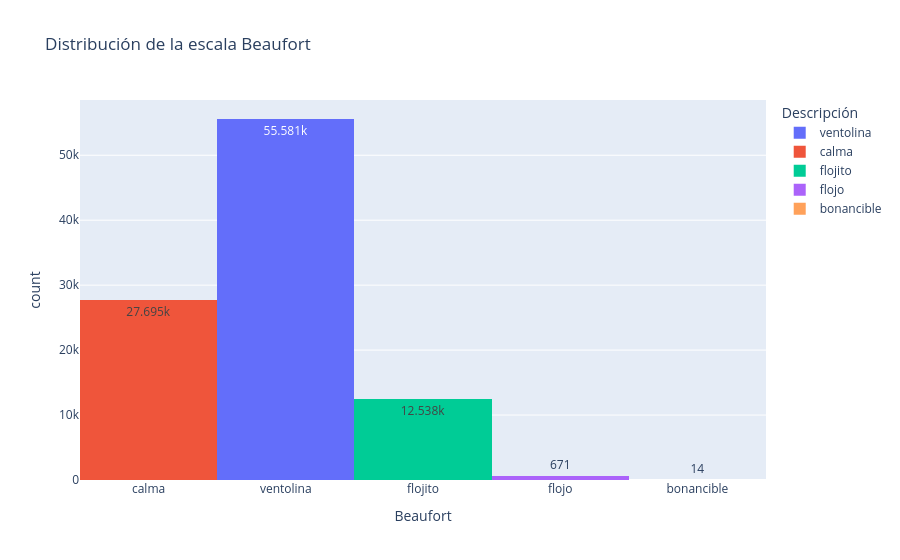

Notebook code for this chart:
### Markdown cell above
--> La Escala Beaufort se utiliza principalmente para medir la intensidad del viento (normalmente en mar, pero lo aplicaremos también en secano)

### Code cell
beaufort_labels = {0: 'calma', 1: 'ventolina', 2: 'flojito', 3: 'flojo', 4: 'bonancible'}
df['beaufort_label'] = df['beaufort'].map(beaufort_labels).fillna(df['beaufort'].astype(str))
fig = px.histogram(
    df,
    x='beaufort',
    color='beaufort_label',
    title='Distribución de la escala Beaufort',
    labels={'beaufort': 'Beaufort', 'beaufort_label': 'Descripción'},
    category_orders={'beaufort': [0, 1, 2, 3, 4]},
    text_auto=True
)
fig.update_xaxes(tickmode='array', tickvals=list(beaufort_labels.keys()), ticktext=list(beaufort_labels.values()))
fig.show()

### Figure 1 — Plotly figure (JSON) as saved in the notebook; plotly's stock layout.template omitted (floating-point values rounded to 4 significant figures; data arrays with more than 128 entries replaced by an {"elided": "..."} marker saying what was removed)
{"data": [{"bingroup": "x", "hovertemplate": "Descripción=ventolina<br>Beaufort=%{x}<br>count=%{y}<extra></extra>", "legendgroup": "ventolina", "marker": {"color": "#636efa", "pattern": {"shape": ""}}, "name": "ventolina", "orientation": "v", "showlegend": true, "texttemplate": "%{value}", "type": "histogram", "x": {"elided": "55581 int values"}, "xaxis": "x", "yaxis": "y"}, {"bingroup": "x", "hovertemplate": "Descripción=calma<br>Beaufort=%{x}<br>count=%{y}<extra></extra>", "legendgroup": "calma", "marker": {"color": "#EF553B", "pattern": {"shape": ""}}, "name": "calma", "orientation": "v", "showlegend": true, "texttemplate": "%{value}", "type": "histogram", "x": {"elided": "27695 int values"}, "xaxis": "x", "yaxis": "y"}, {"bingroup": "x", "hovertemplate": "Descripción=flojito<br>Beaufort=%{x}<br>count=%{y}<extra></extra>", "legendgroup": "flojito", "marker": {"color": "#00cc96", "pattern": {"shape": ""}}, "name": "flojito", "orientation": "v", "showlegend": true, "texttemplate": "%{value}", "type": "histogram", "x": {"elided": "12538 int values"}, "xaxis": "x", "yaxis": "y"}, {"bingroup": "x", "hovertemplate": "Descripción=flojo<br>Beaufort=%{x}<br>count=%{y}<extra></extra>", "legendgroup": "flojo", "marker": {"color": "#ab63fa", "pattern": {"shape": ""}}, "name": "flojo", "orientation": "v", "showlegend": true, "texttemplate": "%{value}", "type": "histogram", "x": {"elided": "671 int values"}, "xaxis": "x", "yaxis": "y"}, {"bingroup": "x", "hovertemplate": "Descripción=bonancible<br>Beaufort=%{x}<br>count=%{y}<extra></extra>", "legendgroup": "bonancible", "marker": {"color": "#FFA15A", "pattern": {"shape": ""}}, "name": "bonancible", "orientation": "v", "showlegend": true, "texttemplate": "%{value}", "type": "histogram", "x": [4, 4, 4, 4, 4, 4, 4, 4, 4, 4, 4, 4, 4, 4], "xaxis": "x", "yaxis": "y"}], "layout": {"barmode": "relative", "legend": {"title": {"text": "Descripción"}, "tracegroupgap": 0}, "title": {"text": "Distribución de la escala Beaufort"}, "xaxis": {"anchor": "y", "categoryarray": [0, 1, 2, 3, 4], "categoryorder": "array", "domain": [0, 1], "tickmode": "array", "ticktext": ["calma", "ventolina", "flojito", "flojo", "bonancible"], "tickvals": [0, 1, 2, 3, 4], "title": {"text": "Beaufort"}}, "yaxis": {"anchor": "x", "domain": [0, 1], "title": {"text": "count"}}}}
